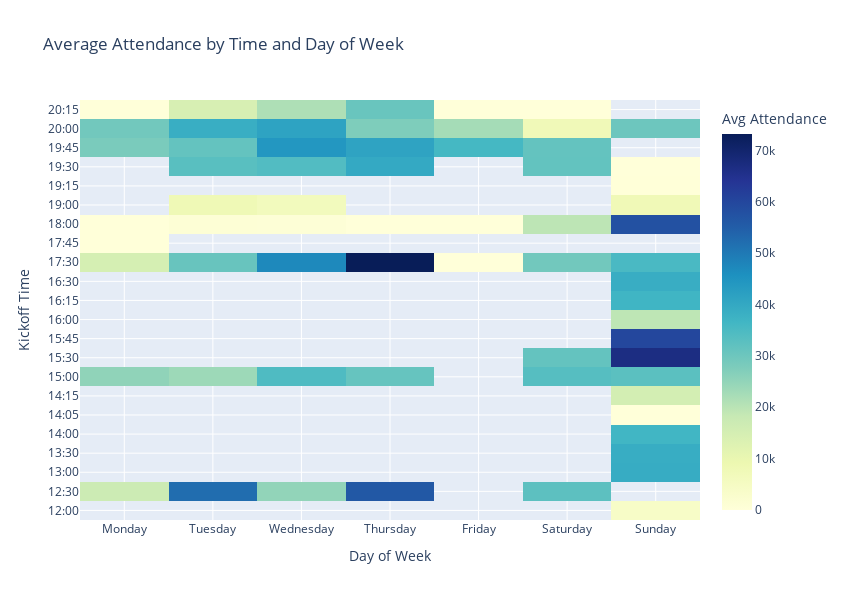

The notebook cell saved with this chart:
### Code cell
heatmap_data = df.groupby(['Time', 'Day of Week'])['Attendance'].mean().unstack()

# Sort days manually
day_order = ['Monday', 'Tuesday', 'Wednesday', 'Thursday', 'Friday', 'Saturday', 'Sunday']
heatmap_data = heatmap_data[day_order]

# interactive heatmap
fig = go.Figure(data=go.Heatmap(
    z=heatmap_data.values,
    x=heatmap_data.columns,
    y=heatmap_data.index,
    colorscale='YlGnBu',
    colorbar=dict(title='Avg Attendance'),
    hovertemplate='Day: %{x}<br>Time: %{y}<br>Attendance: %{z:.0f}<extra></extra>'
))

fig.update_layout(
    title='Average Attendance by Time and Day of Week',
    xaxis_title='Day of Week',
    yaxis_title='Kickoff Time',
    height=600,
    width=850
)

fig.show()

fig.write_html("interactive_attendance_heatmap_clickable.html")

### Figure 1 — Plotly figure (JSON) as saved in the notebook; plotly's stock layout.template omitted (floating-point values rounded to 4 significant figures; data arrays with more than 128 entries replaced by an {"elided": "..."} marker saying what was removed)
{"data": [{"colorbar": {"title": {"text": "Avg Attendance"}}, "colorscale": [[0, "rgb(255,255,217)"], [0.125, "rgb(237,248,177)"], [0.25, "rgb(199,233,180)"], [0.375, "rgb(127,205,187)"], [0.5, "rgb(65,182,196)"], [0.625, "rgb(29,145,192)"], [0.75, "rgb(34,94,168)"], [0.875, "rgb(37,52,148)"], [1, "rgb(8,29,88)"]], "hovertemplate": "Day: %{x}<br>Time: %{y}<br>Attendance: %{z:.0f}<extra></extra>", "type": "heatmap", "x": ["Monday", "Tuesday", "Wednesday", "Thursday", "Friday", "Saturday", "Sunday"], "y": ["12:00", "12:30", "13:00", "13:30", "14:00", "14:05", "14:15", "15:00", "15:30", "15:45", "16:00", "16:15", "16:30", "17:30", "17:45", "18:00", "19:00", "19:15", "19:30", "19:45", "20:00", "20:15"], "z": {"elided": "22x7 float values"}}], "layout": {"height": 600, "title": {"text": "Average Attendance by Time and Day of Week"}, "width": 850, "xaxis": {"autorange": true, "range": [-0.5, 6.5], "title": {"text": "Day of Week"}, "type": "category"}, "yaxis": {"autorange": true, "range": [-0.5, 21.5], "title": {"text": "Kickoff Time"}, "type": "category"}}}
